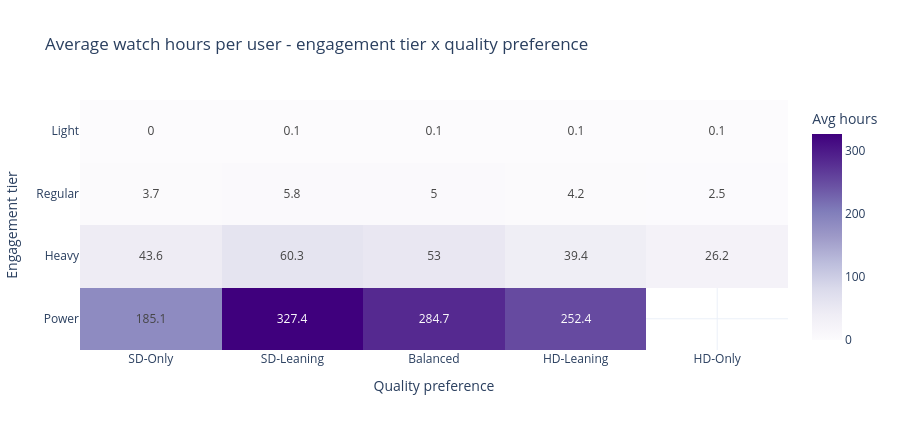
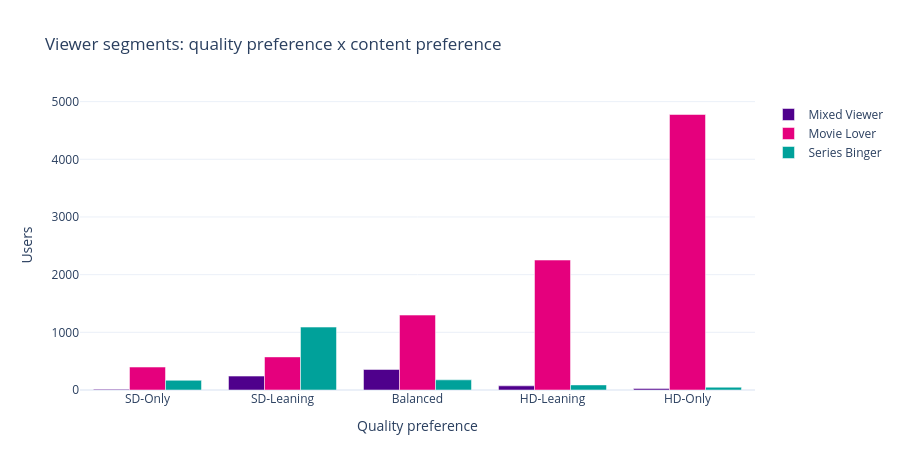
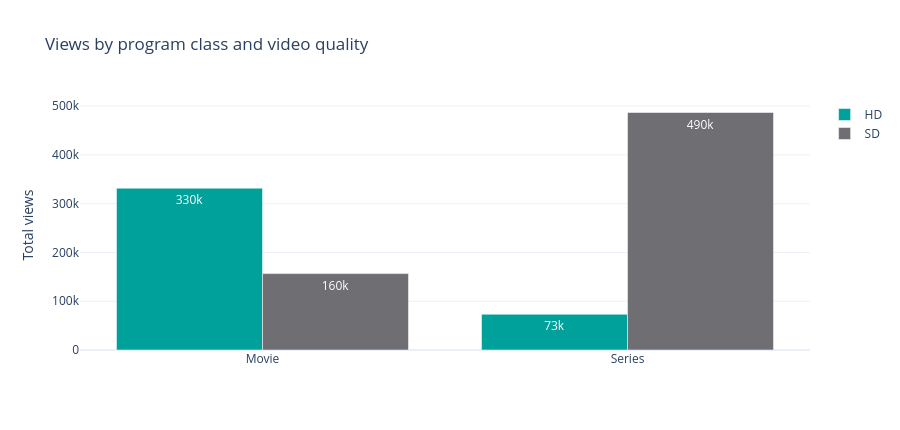

Notebook code cell kept with these figures, in order:
### Code cell
# ---- 6.4 Segment visualisations ----------------------------------------------------
heat = (users.pivot_table(index="engagement_segment", columns="quality_segment",
                          values="total_watch_hours", aggfunc="mean", observed=True).round(1))
fig = px.imshow(heat, text_auto=True, aspect="auto", color_continuous_scale="Purples",
                title="Average watch hours per user - engagement tier x quality preference",
                labels={"x": "Quality preference", "y": "Engagement tier", "color": "Avg hours"})
fig.update_layout(height=430)
show_fig(fig)

seg_counts = (users.groupby(["quality_segment", "content_segment"], observed=True)
              .size().rename("users").reset_index())
fig = px.bar(seg_counts, x="quality_segment", y="users", color="content_segment",
             barmode="group", color_discrete_sequence=PALETTE,
             title="Viewer segments: quality preference x content preference",
             labels={"quality_segment": "Quality preference", "users": "Users",
                     "content_segment": "Content preference"})
fig.update_layout(height=470, legend_title_text="")
show_fig(fig)

cq = (df_copy.groupby(["content_type", "quality"]).size().rename("views").reset_index())
fig = px.bar(cq, x="content_type", y="views", color="quality", barmode="group",
             color_discrete_map=QUALITY_COLORS, text_auto=".2s",
             title="Views by program class and video quality",
             labels={"content_type": "", "views": "Total views", "quality": "Quality"})
fig.update_layout(height=430, legend_title_text="")
show_fig(fig)

### Figure 1 — Plotly figure (JSON) as saved in the notebook; plotly's stock layout.template omitted (floating-point values rounded to 4 significant figures)
{"data": [{"coloraxis": "coloraxis", "hovertemplate": "Quality preference: %{x}<br>Engagement tier: %{y}<br>Avg hours: %{z}<extra></extra>", "name": "0", "texttemplate": "%{z}", "type": "heatmap", "x": ["SD-Only", "SD-Leaning", "Balanced", "HD-Leaning", "HD-Only"], "xaxis": "x", "y": ["Light", "Regular", "Heavy", "Power"], "yaxis": "y", "z": [[0.0, 0.1, 0.1, 0.1, 0.1], [3.7, 5.8, 5.0, 4.2, 2.5], [43.6, 60.3, 53.0, 39.4, 26.2], [185.1, 327.4, 284.7, 252.4, NaN]]}], "layout": {"coloraxis": {"autocolorscale": false, "colorbar": {"title": {"text": "Avg hours"}}, "colorscale": [[0, "rgb(252,251,253)"], [0.125, "rgb(239,237,245)"], [0.25, "rgb(218,218,235)"], [0.375, "rgb(188,189,220)"], [0.5, "rgb(158,154,200)"], [0.625, "rgb(128,125,186)"], [0.75, "rgb(106,81,163)"], [0.875, "rgb(84,39,143)"], [1, "rgb(63,0,125)"]]}, "height": 430, "title": {"text": "Average watch hours per user - engagement tier x quality preference"}, "xaxis": {"anchor": "y", "domain": [0, 1], "title": {"text": "Quality preference"}}, "yaxis": {"anchor": "x", "autorange": "reversed", "domain": [0, 1], "title": {"text": "Engagement tier"}}}}

### Figure 2 — Plotly figure (JSON) as saved in the notebook; plotly's stock layout.template omitted (floating-point values rounded to 4 significant figures)
{"data": [{"alignmentgroup": "True", "hovertemplate": "Content preference=Mixed Viewer<br>Quality preference=%{x}<br>Users=%{y}<extra></extra>", "legendgroup": "Mixed Viewer", "marker": {"color": "#4F008C", "pattern": {"shape": ""}}, "name": "Mixed Viewer", "offsetgroup": "Mixed Viewer", "orientation": "v", "showlegend": true, "textposition": "auto", "type": "bar", "x": ["SD-Only", "SD-Leaning", "Balanced", "HD-Leaning", "HD-Only"], "xaxis": "x", "y": [12, 241, 356, 72, 25], "yaxis": "y"}, {"alignmentgroup": "True", "hovertemplate": "Content preference=Movie Lover<br>Quality preference=%{x}<br>Users=%{y}<extra></extra>", "legendgroup": "Movie Lover", "marker": {"color": "#E5007D", "pattern": {"shape": ""}}, "name": "Movie Lover", "offsetgroup": "Movie Lover", "orientation": "v", "showlegend": true, "textposition": "auto", "type": "bar", "x": ["SD-Only", "SD-Leaning", "Balanced", "HD-Leaning", "HD-Only"], "xaxis": "x", "y": [398, 574, 1299, 2253, 4777], "yaxis": "y"}, {"alignmentgroup": "True", "hovertemplate": "Content preference=Series Binger<br>Quality preference=%{x}<br>Users=%{y}<extra></extra>", "legendgroup": "Series Binger", "marker": {"color": "#00A19A", "pattern": {"shape": ""}}, "name": "Series Binger", "offsetgroup": "Series Binger", "orientation": "v", "showlegend": true, "textposition": "auto", "type": "bar", "x": ["SD-Only", "SD-Leaning", "Balanced", "HD-Leaning", "HD-Only"], "xaxis": "x", "y": [168, 1091, 176, 88, 48], "yaxis": "y"}], "layout": {"barmode": "group", "height": 470, "legend": {"title": {"text": ""}, "tracegroupgap": 0}, "title": {"text": "Viewer segments: quality preference x content preference"}, "xaxis": {"anchor": "y", "domain": [0, 1], "title": {"text": "Quality preference"}}, "yaxis": {"anchor": "x", "domain": [0, 1], "title": {"text": "Users"}}}}

### Figure 3 — Plotly figure (JSON) as saved in the notebook; plotly's stock layout.template omitted (floating-point values rounded to 4 significant figures)
{"data": [{"alignmentgroup": "True", "hovertemplate": "Quality=HD<br>=%{x}<br>Total views=%{y}<extra></extra>", "legendgroup": "HD", "marker": {"color": "#00A19A", "pattern": {"shape": ""}}, "name": "HD", "offsetgroup": "HD", "orientation": "v", "showlegend": true, "textposition": "auto", "texttemplate": "%{y:.2s}", "type": "bar", "x": ["Movie", "Series"], "xaxis": "x", "y": [331746, 73290], "yaxis": "y"}, {"alignmentgroup": "True", "hovertemplate": "Quality=SD<br>=%{x}<br>Total views=%{y}<extra></extra>", "legendgroup": "SD", "marker": {"color": "#6E6E73", "pattern": {"shape": ""}}, "name": "SD", "offsetgroup": "SD", "orientation": "v", "showlegend": true, "textposition": "auto", "texttemplate": "%{y:.2s}", "type": "bar", "x": ["Movie", "Series"], "xaxis": "x", "y": [156655, 486884], "yaxis": "y"}], "layout": {"barmode": "group", "height": 430, "legend": {"title": {"text": ""}, "tracegroupgap": 0}, "title": {"text": "Views by program class and video quality"}, "xaxis": {"anchor": "y", "domain": [0, 1], "title": {"text": ""}}, "yaxis": {"anchor": "x", "domain": [0, 1], "title": {"text": "Total views"}}}}
